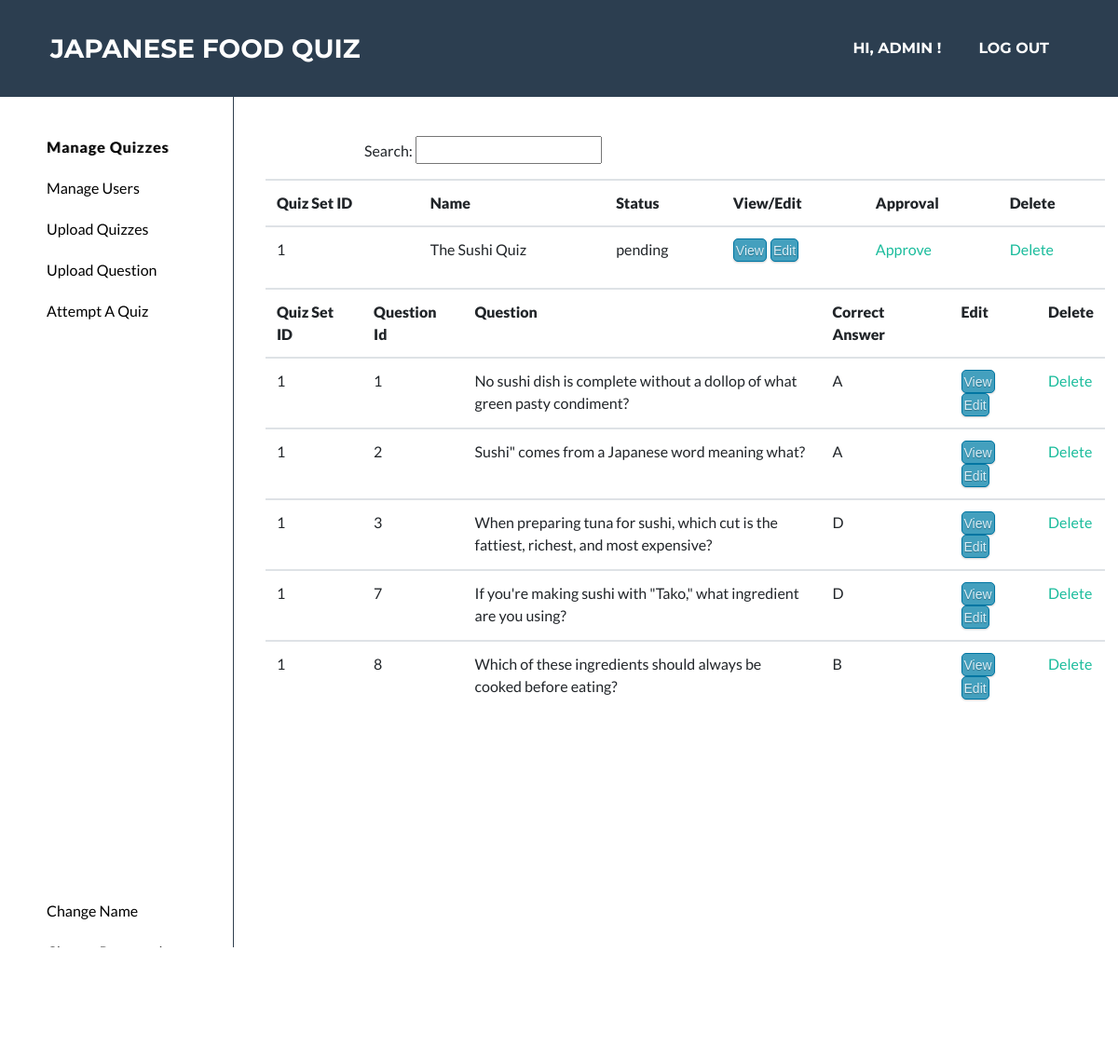
Screenshot of /manage_quiz (signed in) with the database file from the repository.
### app/models.py (models this page shows, shortened)
class User(UserMixin, db.Model):
    __table_args__ = {'extend_existing': True}
    id = db.Column(db.String, primary_key=True)
    email = db.Column(db.String(128))
    name = db.Column(db.String(128))
    password_hash = db.Column(db.String(128))
    status = db.Column(db.String)
    last_login = db.Column(db.DATE, nullable=False, default=datetime.now)

class QuizSet(db.Model):
    __table_args__ = {'extend_existing': True}
    quizSetID = db.Column(db.Integer, primary_key=True)
    name = db.Column(db.String(100))
    description = db.Column(db.String(100))
    picture = db.Column(db.String(100))
    userID = db.Column(db.String)
    status = db.Column(db.String(100))

class Question(db.Model):
    __table_args__ = {'extend_existing': True}
    questionID = db.Column(db.Integer, primary_key=True)
    quizSetID = db.Column(db.Integer)
    question = db.Column(db.String(1000))
    choiceA = db.Column(db.String(100))
    choiceB = db.Column(db.String(100))
    choiceC = db.Column(db.String(100))
    choiceD = db.Column(db.String(100))
    correctAnswer = db.Column(db.String(2))

### app/routes.py (the view)
@app.route('/manage_quiz')
@login_required
def manage_quiz():
	user = current_user
	if user.id != '1111111':
		return redirect('/admin')
	quizSetIds = []
	quizSets = QuizSet.query.all()
	for quizSet in quizSets:
		quizSetIds.append(quizSet.quizSetID)
	questions = Question.query.all()
	show_questions = []
	for question in questions:
		if question.quizSetID in quizSetIds:
			show_questions.append(question)
	return render_template('manage_quiz.html', quizSets=quizSets, questions=show_questions, username=current_user.name)

### app/models.py (called while the page is built)
@login.user_loader
def load_user(id):
    user = User.query.filter_by(id=(int(id))).first()
    return user

### app/templates/manage_quiz.html (shortened to what this page needs)
<!DOCTYPE html>
<html lang="en">
  <head>
    <link href="/static/style.css" rel="stylesheet" />
    <link rel="stylesheet" type="text/css" href="static/default.css" />
    <link rel="stylesheet" type="text/css" href="static/admin_page.css" />
    {% extends 'base.html' %} {% block content %}
    <div class="main">
      <div class="navbar2">
        <ul class="nav_ul2">
          <li class="nav_list2">
            <a href="/manage_quiz"><button class="highlight_m_quiz">Manage Quizzes</button> </a>
          </li>
          <li class="nav_list2">
            <a href="/manage_user"><button>Manage Users</button> </a>
          </li>
          <li class="nav_list2">
            <a href="/upload_question_set"><button>Upload Quizzes</button> </a>
          </li>
          <li class="nav_list2">
            <a href="/upload_quiz"><button>Upload Question</button></a>
          </li>
          <li class="nav_list2">
            <a href="/qs"><button>Attempt A Quiz </button></a>
          </li>
          <li class="nav_list2_bottom">
            <a href="/user_change_name"><button>Change Name</button></a>
        </li>
            <li class="nav_list2"><a href="/admin_change_password"><button>Change Password</button></a></li>
          <li class="nav_list2"><a href="/logout"><button>Log Out</button></a></li>
        </ul>
      </div>
      <div class="main_part">
        <p class="search">Search: <input type="text" /></p>
      <div class="flex_list container">
       <table class='table'>
              <tr>
                  <th><strong>Quiz Set ID</strong></th>
                  <th><strong>Name</strong></th>
                  <th><strong>Status</strong></th>
                  <th><strong>View/Edit</strong></th>
                  <th><strong>Approval</strong></th>
                  <th><strong>Delete</strong></th>
              </tr>
               {% for quizSet in quizSets %}
                  <tr>
                          <td>{{ quizSet.quizSetID }}</td>
                          <td>{{ quizSet.name }}</td>
                          <td>{{ quizSet.status }}</td>
                          <td><a class="button2 mr-1" href="/view_question_set?id={{ quizSet.quizSetID }}">View</a><a class="button2" href="/edit_question_set?id={{ quizSet.quizSetID }}">Edit</a></td>
                          {%  if quizSet.status== "approve" %}
                          <td style="text-align: left;" ><a href="/approve_quiz_set?id={{ quizSet.quizSetID }}">Undo</a></td>
                          {% else %}
                          <td style="text-align: left;" ><a href="/delete_quiz_set?id={{ quizSet.quizSetID }}">Approve</a></td>
                          {% endif %}
                          <td style="text-align: left;" ><a href="/delete_quiz_set?id={{ quizSet.quizSetID }}">Delete</a></td>
                  </tr>
               {% endfor %}
       </table>
      </div>
      <div class="flex_list container">
       <table class='table'>
              <tr>
                  <th><strong>Quiz Set ID</strong></th>
                  <th><strong>Question Id</strong></th>
                  <th><strong>Question</strong></th>
                  <th><strong>Correct Answer</strong></th>
                  <th><strong>Edit</strong></th>
                  <th><strong>Delete</strong></th>
              </tr>
               {% for question in questions %}
                  <tr>
                          <td>{{ question.quizSetID }}</td>
                          <td>{{ question.questionID }}</td>
                          <td style="width:24rem;">{{ question.question }}</td>
                          <td>{{ question.correctAnswer}} </td>
                          <td><a class="button2 mr-1" href="/view_quiz?id={{ question.questionID }}&qsID={{ question.quizSetID }}">View</a><a class="button2" href="/edit_quiz?id={{ question.questionID }}&qsID={{ question.quizSetID }}">Edit</a>
                          <td style="text-align: left;" ><a href="/delete_quiz?id={{ question.questionID }}">Delete</a></td>
                          </td>
                  </tr>
               {% endfor %}
       </table>
      </div>
      </div>
    </div>
    {% endblock %}

### app/templates/base.html (shortened to what this page needs)
  </head>
  <body id="page-top">
    <nav
      class="navbar navbar-expand-lg bg-secondary text-uppercase fixed-top"
      id="mainNav"
    >
      <div class="container">
        <a class="navbar-brand js-scroll-trigger" href="/index"
          >Japanese Food Quiz</a
        >
        <div class="collapse navbar-collapse" id="navbarResponsive">
          <ul class="navbar-nav ml-auto">
            {% if username %}
                <li class="nav-item mx-0 mx-lg-1" style="padding:0; margin: 0 0.25rem 0 0.25rem">
                    <a class="nav-link py-3 px-0 px-lg-3 rounded js-scroll-trigger"
                      href="/user_page"
                    style="padding:1rem;">Hi, {{ username }} !</a>
                </li>
                <li class="nav-item mx-0 mx-lg-1" style="padding:0; margin: 0 0.25rem 0 0.25rem">
                    <a class="nav-link py-3 px-0 px-lg-3 rounded js-scroll-trigger"
                      href="/logout"
                    style="padding:1rem;">Log Out</a>
                </li>
            {% endif %}
          </ul>
        </div>
      </div>
    </nav>
    {% block content %}{% endblock %}
    <section class="copyright text-center text-white" style="height: 1.5rem;">
      <div class="container" >
        <small>Copyright © Japanese Food Quiz 2020</small>
      </div>
    </section>
  </body>
</html>

### app/static/default.css (style rules this page uses)
* { -webkit-box-sizing: border-box; box-sizing: border-box; margin: 0; padding: 0; }
.button2 { display: inline-block; outline: none; cursor: pointer; text-align: center; text-decoration: none; font: 0.875rem/100% Arial, Helvetica, sans-serif; padding: 0.3125rem 0.125rem 0.25rem; text-shadow: 0 0.0625rem 0.0625rem rgba(0, 0, 0, 0.3); border-radius: 0.3125rem; box-shadow: 0 0.0625rem 0.125rem rgba(0, 0, 0, 0.2); color: #d9eef7; border: solid 0.0625rem #0076a3; background: #44a0be; }
input { width: 12.5rem; height: 1.875rem; }
.main { display: flex; flex-direction: row; left: 0; right: 0; top: 0; bottom: 0; width: 100%; height: 100%; }
.navbar2 { margin: 0; padding: 0; border-right: 0.0625rem solid #2f3e4e; height: 100%; }
.nav_ul2 { width: 12.5rem; margin-right: 3.125rem; margin-top: 3.125rem; }
.nav_list2 { padding-bottom: 1.25rem; }
.nav_list2_bottom { margin-top: 300%; margin-right: 0; margin-left: 3.125rem; padding-left: 0; padding-right: 0; padding-bottom: 1.25rem; }
li { padding-left: 3.125rem; list-style-type: none; padding-bottom: 0.625rem; }
.search { margin-left: 8.75rem; margin-top: 3.125rem; }

### app/static/admin_page.css (style rules this page uses)
.search { margin-left: 8.75rem; margin-top: 3.125rem; }
input { width: 12.5rem; height: 1.875rem; }
.flex_list { display: flex; flex-direction: row; margin-left: 0.625rem; }
button { color: black; background: white; text-shadow: none; box-shadow: none; border: none; }
li { padding-left: 3.125rem; padding-bottom: 0.625rem; }
.highlight_m_quiz { color:black; text-shadow: 1px 0 #888888; letter-spacing:1px; font-weight:bold; }

### rows the page displays
User: name "ADMIN"
QuizSet: quizSetID "1", name "The Sushi Quiz", status "pending"
Question: quizSetID "1", questionID "1", question "No sushi dish is complete without a dollop of what green pasty condiment?", correctAnswer "A"
Question: quizSetID "1", questionID "2", question "Sushi\" comes from a Japanese word meaning what?", correctAnswer "A"
Question: quizSetID "1", questionID "3", question "When preparing tuna for sushi, which cut is the fattiest, richest, and most expensive?", correctAnswer "D"
Question: quizSetID "1", questionID "7", question "If you're making sushi with \"Tako,\" what ingredient are you using?", correctAnswer "D"
Question: quizSetID "1", questionID "8", question "Which of these ingredients should always be cooked before eating?", correctAnswer "B"
